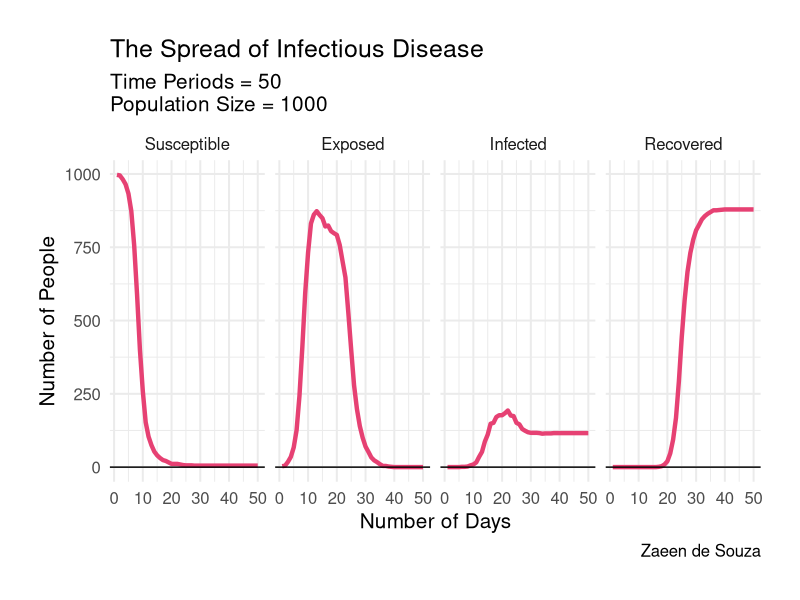

Source code (R):
#------------------------------------------------------------------------------#
# Subject: Advanced Micro Theory
# Assignment: Preliminary code for simulation (Work in Progress)
# Topic: Spread of Infectious Disease
# Name: Zaeen de Souza
# Date: 04-06-2021


# Things to work on still:
# 1. Changing states, I haven't figured out how to get only some people to die
# 2. Adding recoveries and re-infections
# 3. Adding some kind of vaccine after some point in time - make it harder
# to get infected
# 4. Converting it all to a function - so user can specify parameter values
#------------------------------------------------------------------------------#





#------------------------------------Setup part 0------------------------------#
# This clears the current environment - save before running this!
rm(list = ls())
#------------------------------------------------------------------------------#



# Setup pt.1: Will take just 3-5 mins to install - just needed once. Can comment out after installing.


# install.packages("tidyr", dependencies = T)
# install.packages("ggplot", dependencies = T)
# install.packages("dplyr", dependencies = T)
# install.packages("ggthemes", dependencies = T)
library(dplyr)
library(ggplot2)
library(tidyr)
library(ggthemes)
library(ggplot2)

# Setup pt.2
# This code defines the characteristics of the 1st agent, who has some sickness,and also sets the population size, and then adds the exposed agent to the broader population.

# Note:
# ID = index of the ith agent
# State = Infection Status (Susceptible = S, Exposed = E, Infected = I, Recovered = R, Dead/Dying = D)
# Meeting = P(Meeting other agents) drawn from a uniform distribution [0,1]
# TimeE = Time exposed - we will use this later on for determining who gets infected, who recovers, and who dies

Population <- 1000

Agent1 <- data.frame(
  ID = 1,
  State = "E",
  Meeting = runif(1, 0, 1),
  TimeE = 1,
  stringsAsFactors = F
)

# Making the rest of the population - already defined agent 1, so will go from i=2..., Population
for (i in 2:Population) {
  Agent2 <- data.frame(
    ID = i,
    State = "S",
    Meeting = runif(1, 0, 1),
    TimeE = 0,
    stringsAsFactors = F)
  Agent1 <- rbind(Agent1, Agent2)
}

# This sets the number of time periods - and then populates a dataframe with Time number of rows - each row is one time period.
Time <- 50
Output <- data.frame(
  S = rep(0, Time),
  E = rep(0, Time),
  I = rep(0, Time),
  R = rep(0, Time),
  D = rep(0, Time)
)


# Here, it loops across time, using the parameter values - Meeting and Population, to look at how agents meet, how many they meet, and how/whether or not their state changes
# if they come in contact with an exposed person.

# Note:
# There is a lot going on in this chunk - basically, it calculates how many other people they will meet - this is the parameter value * P(Meeting Others) + 1, where the + 1 avoids zeros - I don't want those. I also add a decision rule, where i randomize within a cut-off, which determines whether your state changes or not - this is a resistance type of parameter. The cut-off is a parameter we set - hardcoded at 0.2 for now.

for (k in 1:Time) {
  for (i in 1:Population) {
    Mix1 <- Agent1$Meeting[i]
    Meet1 <- round(Mix1 * 5, 0) + 1
    Meet2 <-
      sample(1:Population,
             Meet1,
             replace = TRUE,
             prob = Agent1$Meeting)
    for (j in 1:length(Meet2)) {
      Meet1a <- Agent1[Meet2[j],]
      if (Meet1a$State == "E") {
        Resistance1 <- runif(1, 0, 1)
        if (Resistance1 < 0.2) {
          Agent1$State[i] = "E"
        }
      }
    }
  }
  
  # I use another set of parameters here - a cut off for days exposed and transition to recovery
  StateE1 <- (1:Population)[Agent1$State == "E"]
  Agent1$TimeE[StateE1] = Agent1$TimeE[StateE1] + 1
  StateE2 <- (1:Population)[Agent1$State == "E" & Agent1$TimeE > 16]
  Agent1$State[StateE2] <- "R"
  
  # Indexing and adding those who COULD potentially fall sick. 0.2 is parameter for daily infection rate (its set high for now)
  StateE3 <- (1:Population)[Agent1$State == "E" & Agent1$TimeE > 5]
  
  for (i in StateE3) {
    # Randomising whether or not you get sick if you are exposed
    Resistance2 <- runif(1, 0, 1)
    if (Resistance2 < 0.1) {
      Agent1$State[i] <- "I"
    }
  }
  
  Output$S[k] <- length(Agent1$State[Agent1$State == "S"])
  Output$E[k] <- length(Agent1$State[Agent1$State == "E"])
  Output$I[k] <- length(Agent1$State[Agent1$State == "I"])
  Output$R[k] <- length(Agent1$State[Agent1$State == "R"])
  Output$D[k] <- length(Agent1$State[Agent1$State == "D"])
}




# Plotting the output to see what it looks like. There are a few housekeeping commands before that - we will need to run those to make the plot.

Output$Time <- seq(1:Time)

# Renaming columns to actual names
Output <- Output %>%
  rename(
    Exposed = E,
    Susceptible = S,
    Infected = I,
    Recovered = R)


# Reshaping the data, and ordering it via the factor function, so its easier to plot.
plot_data <- Output %>%
  select(Time, Susceptible, Exposed, Infected, Recovered) %>%
  gather(key = "Parameter", value = "Value", -Time)

plot_data$Parameter <- factor(plot_data$Parameter,
                              levels = c("Susceptible",
                                         "Exposed",
                                         "Infected",
                                         "Recovered"))

ggplot(data = plot_data,
       aes(x = Time,
           y = Value)) +
  geom_line(size = 1.5,
            colour = "#e64173") +
  facet_grid( ~ Parameter) +
  theme_minimal(base_size = 15) +
  theme(plot.margin = unit(c(1, 1, 1, 1), "cm")) +
  geom_hline(yintercept = 0) +
  xlab("Number of Days") +
  ylab("Number of People") +
  labs(
    title = "The Spread of Infectious Disease",
    subtitle = paste("Time Periods =", Time, "\nPopulation Size =", Population),
    caption = "Zaeen de Souza")

ggsave("plot1.pdf", width = 10, height = 8)

